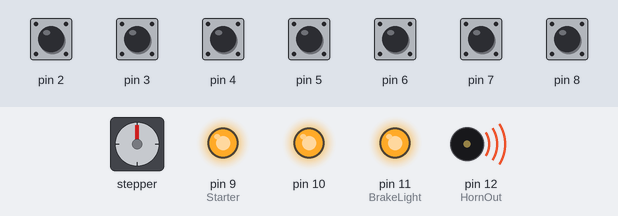
Simulated run of this program. Board: Arduino Nano, built with avr-gcc and run on an emulated ATmega328P. On the bench: stepper motor, output pins drawn as LEDs (lit = HIGH), buzzer (waves = sounding, pin HIGH). Wiring (inferred from the names in the program): stepper motor (2048 steps per turn assumed): coils A0, A1, A2, A3. The inputs (shaded band) are chosen by the test bench; at power-on: pin 2–8 HIGH. Pins used as bus, display or sensor lines are not drawn.

Above: at 1.2 s.
1.3 s: pin 2 pulled LOW for 0.15 s
At 1.39 s:
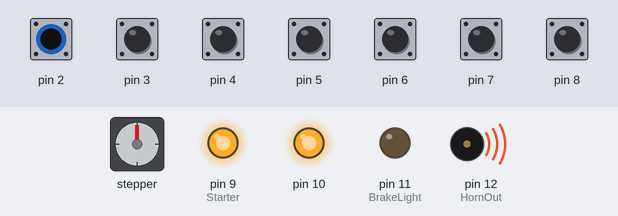
2.9 s: pin 3 pulled LOW for 0.15 s
At 2.99 s:
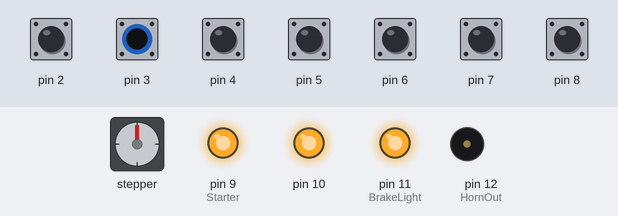
4.5 s: pin 2 driven LOW and pin 3 driven LOW
At 5.3 s:
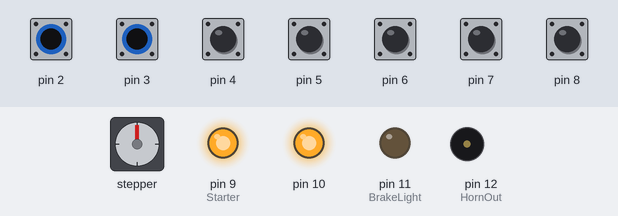
6.0 s: pin 2 driven HIGH
At 6.4 s:
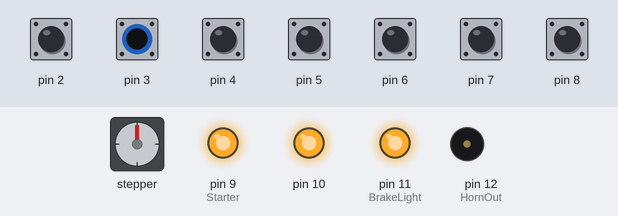
7.5 s: pin 2 driven LOW
At 8.7 s:
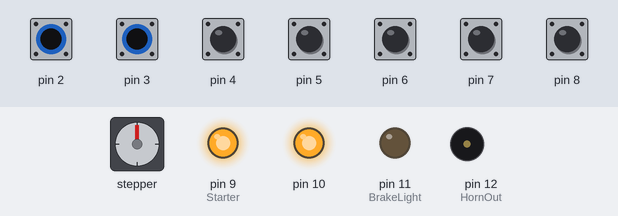
Timing chart, 0 to 10.0 s (numbered marks = the images above; inputs shaded):
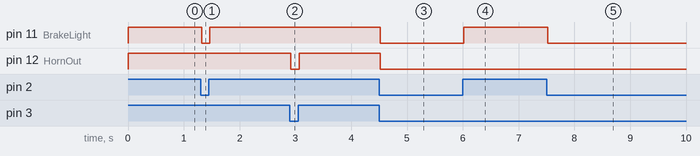

Measured:
- after the input at 1.3 s, pin 11 (BrakeLight): HIGH → LOW at once, → HIGH 0.15 s later
- after the input at 2.9 s, pin 12 (HornOut): HIGH → LOW at once, → HIGH 0.15 s later
- after the input at 4.5 s, pin 11 (BrakeLight), pin 12 (HornOut): HIGH → LOW at once
- after the input at 6.0 s, pin 11 (BrakeLight): LOW → HIGH at once
- after the input at 7.5 s, pin 11 (BrakeLight): HIGH → LOW at once

The program:

main.cpp
```cpp
// (licence header left out)
#include <Arduino.h>
#include <arduino-timer.h>
#include <avr/wdt.h>

#pragma region Config
//=================================// Config //===============================//

////////////////////////////////////////////////////////////////////////////////
// Debugging messages (optional)
// Enables debugging messages to be sent to serial console
//  otherwise that are completely excluded from the firmware
//
// #define DEBUG 1

////////////////////////////////////////////////////////////////////////////////
// Blinker blink rate in milliseconds (required)
//   The blinkers and hazards will cycle at this rate.
//  2 * BLINK_INTERVAL_MS = one cycle of the lights.
//   They blink with a 50% duty cycle
//  THis effects both front and rear signal lights
#define BLINK_INTERVAL_MS 500

////////////////////////////////////////////////////////////////////////////////
// Input debounce time in milliseconds (required)
//   An input must hold a new level this long before it is accepted,
//  rejecting mechanical switch chatter. Keep well below human reaction
//   time so response still feels instant.
#define DEBOUNCE_MS 20

////////////////////////////////////////////////////////////////////////////////
// Serial Baud rate (required)
// Example values: 9600, 19200, (default) 115200, 921600
#define SERIAL_BAUD_RATE 115200

/////////////////////////////////////////////////////////////////////////////////

#pragma endregion Config

////////////////////////////////////////////////////////////////////////////////
// For debug messaging to serial monitor
//  which wont be included in final build
#ifndef DEBUG
#define DBG(x)
#define DBGLN(x)
#else
#define DBG(x)       \
  do                 \
  {                  \
    Serial.print(x); \
  } while (0)
#define DBGLN(x)       \
  do                   \
  {                    \
    Serial.println(x); \
  } while (0)
#endif

// This is the type for pins
//   In the future we should make
//  this a class and use templates
//   for storing the physical pin
//  number
typedef const uint8_t Pin;

////////////////////////////////////////////////////////////////////////////////
// Inputs
//
Pin Brake{2};
Pin HornBtn{3};
Pin LeftTurn{4};
Pin RightTurn{5};
Pin HighBeam{6};
Pin Clutch{7};
Pin StartBtn{8};
Pin Inputs[]{Brake, HornBtn, LeftTurn, RightTurn, HighBeam, Clutch, StartBtn};

////////////////////////////////////////////////////////////////////////////////
// Debounced input state, indexed by pin number so it can be read by the
//   same names used everywhere else (e.g. input_state[Brake]). Only the
//  slots for the Inputs[] pins are ever touched.
byte input_state[NUM_DIGITAL_PINS];          // last accepted (debounced) level
byte input_last_raw[NUM_DIGITAL_PINS];        // last raw sample
unsigned long input_changed_at[NUM_DIGITAL_PINS]; // millis() of last raw change

// Re-sample every input and commit a new level only once it has been
//   stable for DEBOUNCE_MS. Call once per loop() before reading state.
void updateInputs()
{
  unsigned long now = millis();
  for (const auto &p : Inputs)
  {
    byte raw = digitalRead(p);
    if (raw != input_last_raw[p])
    {
      input_last_raw[p] = raw;
      input_changed_at[p] = now;
    }
    else if (now - input_changed_at[p] >= DEBOUNCE_MS)
    {
      input_state[p] = raw;
    }
  }
}

////////////////////////////////////////////////////////////////////////////////
// Outputs
//
Pin Starter{9};        // Relay 1 : starter solenoid
Pin Ignition{10};      // Relay 2 : power to the dyna and coils
Pin BrakeLight{11};    // Relay 3 : brake light
Pin HornOut{12};       // Relay 4 : horn
Pin LeftSignal{A0};    // Relay 5 : left turn signals
Pin RightSignal{A1};   // Relay 6 : right turn signals
Pin HeadLightLow{A2};  // Relay 7 : headlight and rear running lights
Pin HeadLightHigh{A3}; // Relay 8 : headlight high beam
Pin Outputs[]{Starter, Ignition, BrakeLight, HornOut, LeftSignal, RightSignal, HeadLightLow, HeadLightHigh};

////////////////////////////////////////////////////////////////////////////////
// Timer object which runs all of our tasks
Timer<2, millis> timer;

// function for timer tasks which need to toggle
//   an LED on/off. Pass pointer to LED value
bool onTimer_toggleLED(void *arg);

////////////////////////////////////////////////////////////////////////////////
// this value toggles at BLINK_INTERVAL_MS rate
byte blinker_value = 0;

////////////////////////////////////////////////////////////////////////////////
// indicator led
// blinks fast during setup() and then pulses* after setup
//
//   note*: pulse not yet implemented

//   TODO: use indicator led to communicate errors
//     when a certain pin is shorted to ground
// bool onTimer_indicator(void *arg);
byte indicator_led = 0;
void *indicator_task = nullptr;

void setup()
{
  // indicator led blinks fast while in setup
  indicator_task = timer.every(250UL, onTimer_toggleLED, &indicator_led);
  Serial.begin(SERIAL_BAUD_RATE);
#ifdef DEBUG
  // wait 4 seconds for a serial connection so
  //   we get all the debug messages in setup()
  {
    int32_t timeout = 4000;
    while (!Serial && timeout--)
      delay(1);
  }
#endif

  DBGLN("Serial up...");
  DBGLN("");
  DBGLN("Setting up GPIO pins...");
  DBGLN("");

  timer.cancel(indicator_task);
  indicator_task = timer.every(100, onTimer_toggleLED, &indicator_led);

  for (const auto &p : Inputs)
  {
    // preset the PORT latch (pullup) before switching to input
    //   so the pin is never left floating
    digitalWrite(p, HIGH);

    DBG("Pin ");
    DBG(p);
    DBG(" mode set to INPUT_PULLUP\n");
    pinMode(p, INPUT_PULLUP);

    // seed debounce state so we start from the real level, not 0
    input_state[p] = input_last_raw[p] = digitalRead(p);
    input_changed_at[p] = millis();
  }

  for (const auto &p : Outputs)
  {
    // preset the PORT latch HIGH before switching to output so the
    //   pin drives HIGH immediately (relays are active-LOW: no glitch)
    digitalWrite(p, HIGH);

    DBG("Pin ");
    DBG(p);
    DBG(" mode set to OUTPUT\n");
    pinMode(p, OUTPUT);
  }

  // for blinkers and hazards
  timer.every(BLINK_INTERVAL_MS, onTimer_toggleLED, &blinker_value);

  timer.cancel(indicator_task);
  indicator_task = nullptr;
  indicator_task = timer.every(1000, onTimer_toggleLED, &indicator_led);

  // turn on los beam headlight at all times
  digitalWrite(HeadLightLow, LOW);

  // arm the watchdog last, after all slow init is done. If loop()
  //   ever stalls for >2s the MCU resets to the safe boot state.
  //   (the new-bootloader Nano runs Optiboot, which clears the WDT
  //   on reset, so this can't latch into a reset loop)
  wdt_enable(WDTO_2S);
}

void loop()
{
  // pet the watchdog; if a pass ever hangs, the MCU resets
  wdt_reset();

  // required
  timer.tick();

  // refresh debounced input levels before acting on them
  updateInputs();

  //================================================
  //================ Brakes
  //================================================

  digitalWrite(BrakeLight, input_state[Brake]);

  //================================================
  //================ Horn
  //================================================

  digitalWrite(HornOut, input_state[HornBtn]);

  //================================================
  //================ Turn Signals/Hazards
  //================================================

  digitalWrite(LeftSignal, input_state[LeftTurn] ? HIGH : blinker_value);
  digitalWrite(RightSignal, input_state[RightTurn] ? HIGH : blinker_value);

  //================================================
  //================ Headlight
  //================================================

  digitalWrite(HeadLightHigh, input_state[HighBeam]);

  //================================================
  //================ Electric Start
  //================================================

  // Only allow the starter to actiavte if both the
  //   StartBtn and Clutch inputs are LOW
  //  This will cause the starter to stop (go HIGH)
  //   if either the start button or clutch is released
  digitalWrite(Starter, (input_state[StartBtn] || input_state[Clutch]) ? HIGH : LOW);
}

bool onTimer_toggleLED(void *arg)
{
  *static_cast<byte *>(arg) = !*static_cast<byte *>(arg);
  return true;
}
```
